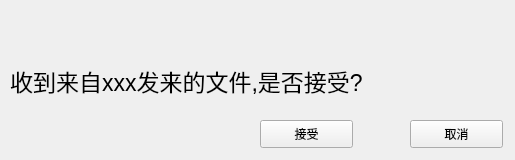
<?xml version="1.0" encoding="UTF-8"?>
<ui version="4.0">
 <class>ReceiveFile</class>
 <widget class="QWidget" name="ReceiveFile">
  <property name="geometry">
   <rect>
    <x>0</x>
    <y>0</y>
    <width>515</width>
    <height>160</height>
   </rect>
  </property>
  <property name="sizePolicy">
   <sizepolicy hsizetype="Fixed" vsizetype="Fixed">
    <horstretch>0</horstretch>
    <verstretch>0</verstretch>
   </sizepolicy>
  </property>
  <property name="minimumSize">
   <size>
    <width>515</width>
    <height>160</height>
   </size>
  </property>
  <property name="maximumSize">
   <size>
    <width>515</width>
    <height>160</height>
   </size>
  </property>
  <property name="windowTitle">
   <string>ReceiveFile</string>
  </property>
  <widget class="QWidget" name="titleWidget" native="true">
   <property name="geometry">
    <rect>
     <x>0</x>
     <y>0</y>
     <width>515</width>
     <height>50</height>
    </rect>
   </property>
   <property name="titleskin" stdset="0">
    <bool>true</bool>
   </property>
  </widget>
  <widget class="QWidget" name="bottomWidget" native="true">
   <property name="geometry">
    <rect>
     <x>0</x>
     <y>50</y>
     <width>515</width>
     <height>110</height>
    </rect>
   </property>
   <property name="bottomskin" stdset="0">
    <bool>true</bool>
   </property>
   <widget class="QLabel" name="label">
    <property name="geometry">
     <rect>
      <x>10</x>
      <y>10</y>
      <width>501</width>
      <height>41</height>
     </rect>
    </property>
    <property name="font">
     <font>
      <pointsize>17</pointsize>
     </font>
    </property>
    <property name="text">
     <string>收到来自xxx发来的文件,是否接受?</string>
    </property>
   </widget>
   <widget class="QPushButton" name="okBtn">
    <property name="geometry">
     <rect>
      <x>260</x>
      <y>70</y>
      <width>93</width>
      <height>28</height>
     </rect>
    </property>
    <property name="text">
     <string>接受</string>
    </property>
   </widget>
   <widget class="QPushButton" name="cancelBtn">
    <property name="geometry">
     <rect>
      <x>410</x>
      <y>70</y>
      <width>93</width>
      <height>28</height>
     </rect>
    </property>
    <property name="text">
     <string>取消</string>
    </property>
   </widget>
  </widget>
 </widget>
 <layoutdefault spacing="6" margin="11"/>
 <resources/>
 <connections/>
</ui>
